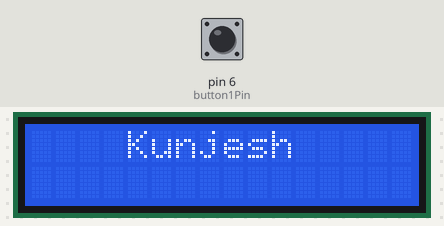
A sketch run on a simulated Arduino Uno, built with avr-gcc and run on an emulated ATmega328P. Parts: 16×2 character LCD. The test bench sets the inputs (shaded band); at power-on: pin 6 (button1Pin) LOW.

Above: at 1.2 s.
1.3 s: pin 6 (button1Pin) pulled HIGH for 3.2 s
At 4.8 s:
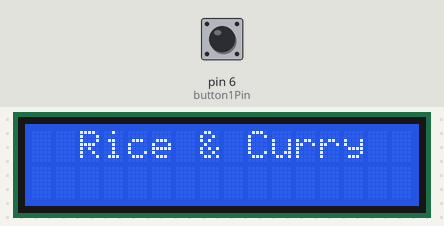
6.0 s: pin 6 (button1Pin) pulled HIGH for 0.15 s
At 6.9 s:
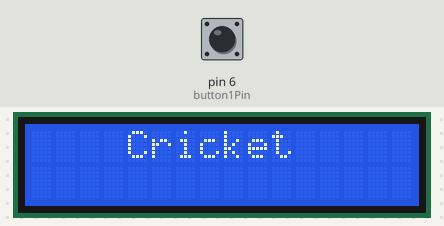
Timing chart, 0 to 9.0 s (numbered marks = the images above; inputs shaded):
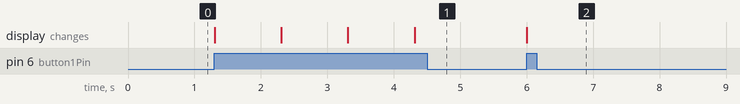

Measured:
- after the input at 1.3 s, the display: changes at once (image 1)
- after the input at 6.0 s, the display: changes at once (image 2)

The sketch:

Code.ino
```cpp
// Name :- Kunjesh Kantilal Ramani (200515106)
// Date :- 13th July 2022
// Week :- Lab 8 LEVEL 2
// Description :- Write a program that will display your name, then when the user presses sw1 (d8) your
                // favorite hobby or interest will be displayed. Then if they push sw1 (d8) again, the display will
                // show what you want for lunch. Finally if sw1 (d8) is pushed again then the display reset and
                // display your name again.

// Logic of the code is correct

#include <LiquidCrystal.h>

// Initialise the Serial LCD.
LiquidCrystal lcd(12, 11, 5, 4, 3, 2); // These pin numbers are hard coded in on the serial backpack
// board.
int button1Pin = 6;
int x = 0;

void setup()
{
    lcd.begin(16, 2);           // Initialize the LCD.
    pinMode(button1Pin, INPUT); // for button
}

void loop()
{
    if (x == 0)
    { // This loop will run once only at the start of the program
        lcd.clear();
        lcd.setCursor(4, 0);
        lcd.print("Kunjesh");
        delay(1000);
    }

    else if (x == 1)
    { // This loop will run when the value of x=1
        if (digitalRead(button1Pin) == HIGH)
        {
            lcd.clear();
            lcd.setCursor(4, 0);
            lcd.print("Kunjesh");
            delay(1000);
        }
    }

    else if (x == 2)
    { // This loop will run when the value of x=2
        if (digitalRead(button1Pin) == HIGH)
        {
            lcd.clear();
            lcd.setCursor(4, 0);
            lcd.print("Cricket");
            delay(1000);
        }
    }

    else if (x == 3)
    { // This loop will run when the value of x=3
        if (digitalRead(button1Pin) == HIGH)
        {
            lcd.clear();
            lcd.setCursor(2, 0);
            lcd.print("Rice & Curry");
            delay(1000);
        }
    }

    // To repeat the loop again & again when button is pressed
    if (x == 0)
    {
        x = 2;
    }
    else if (x == 1)
    {
        x = 2;
    }
    else if (x == 2)
    {
        x = 3;
    }
    else if (x == 3)
    {
        x = 1;
    }
    // delay(1000);
}
```
